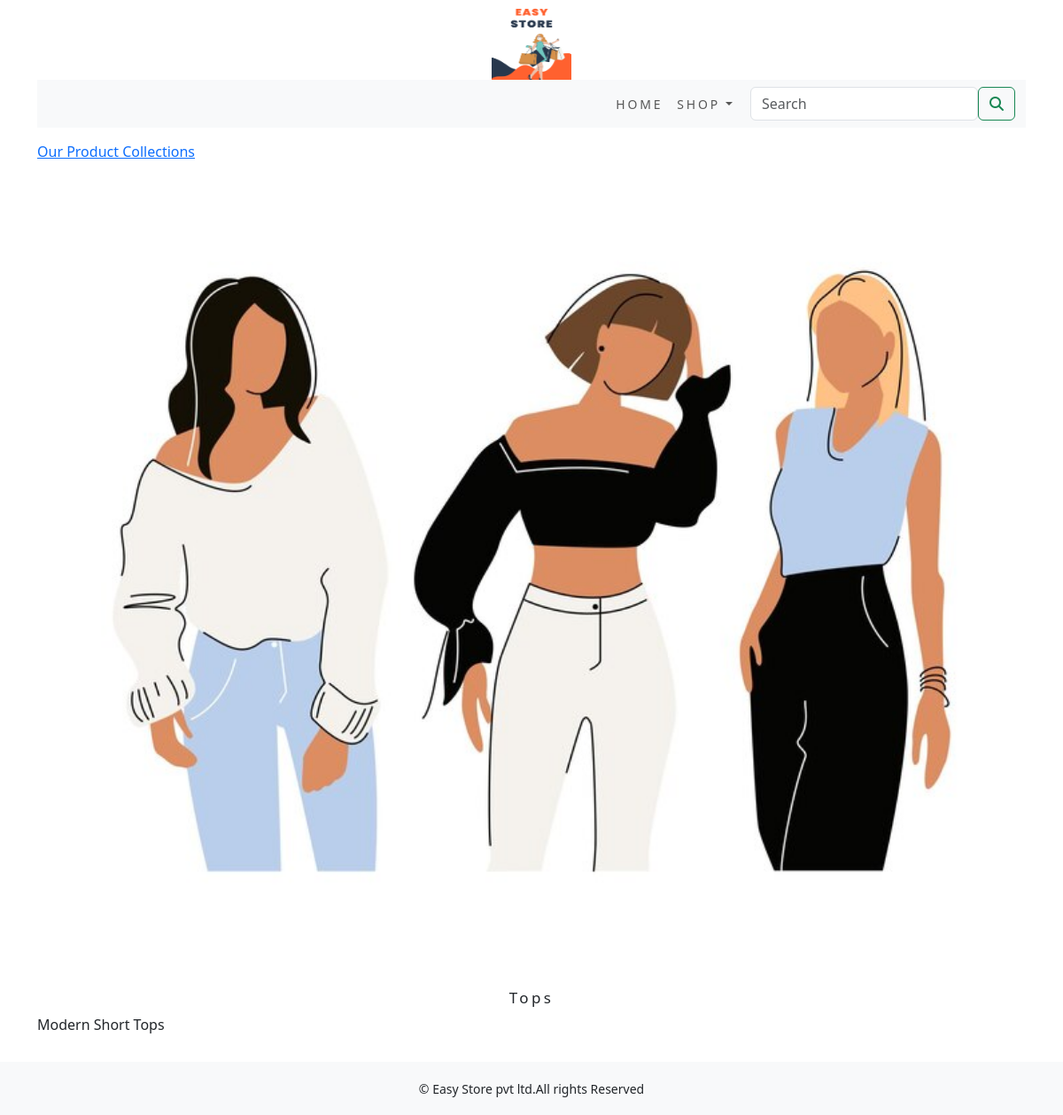
Screenshot of /shop/tops/ with the database file from the repository.
### shop/models.py (models this page shows, shortened)
class Category(models.Model):
    name = models.CharField(max_length=250, unique=True)
    slug = models.SlugField(max_length=250, unique=True)
    description = models.TextField(blank=True)
    image = models.ImageField(upload_to='category', blank=True)
    class Meta:
        ordering = ('name',)
        verbose_name = 'category'
        verbose_name_plural = 'categories'
    def get_url(self):
        return reverse('shop:products_by_category', args=[self.slug])

### shop/views.py (the view, shortened to what this page needs)
# urls.py: path('', views.allProdCat, name='allProdCat'),
def allProdCat(request, c_slug=None):
    c_page = None
    products_list = None
    products = None
    if c_slug is not None:
        c_page = get_object_or_404(Category, slug=c_slug)
        products_list = Product.objects.all().filter(category=c_page, available=True)
    return render(request, "category.html", {'category': c_page, 'products': products})

### cart/context_processors.py (called while the page is built)
def counter(request):
    item_count = 0
    if 'admin' in request.path:
        return {}
    else:
        try:
            cart = Cart.objects.filter(cart_id=_cart_id(request))
            cart_items = CartItem.objects.all().filter(cart=cart[:1])
            for cart_item in cart_items:
                item_count += cart_item.quantity
        except Cart.DoesNotExist:
            item_count = 0
    return dict(item_count=item_count)

### cart/views.py (called while the page is built)
def _cart_id(request):
    cart = request.session.session_key
    if not cart:
        cart = request.session.create()
    return cart

### shop/context_processors.py (called while the page is built)
def menu_links(request):
    links = Category.objects.all()
    return dict(links=links)

### templates/category.html (shortened to what this page needs)
{% extends 'base.html' %}
{% load static %}
{% block content %}
   {% if category %}
       <div>
           <div class="row my_row_class">
               <div class="mx-auto">
                 <p><a href="{% url 'shop:allProdCat' %}">Our Product Collections</a></p>
               </div>
           </div>
       </div>
   {% endif %}
<div class="mx_auto">
    {% if category %}
    <img class="my_image" src="{{category.image.url}}" alt="{{category.name}}">
</div>
    <br>
<div>
    <h1 class="text-center my_title">{{category.name}}</h1>
    <p class="text-justify">{{category.description}}</p>
</div>
    {% endif %}
<div class="container">
    <br>
</div>
{% endblock %}

### static/css/custom.css (style rules this page uses)
body { font-family: 'Roboto', sans-serif; }
.my_row_class { padding-top: 15px; }
.my_image { width:100%; height:auto; }
.my_title { font-size: 17px; text_transform: uppercase; letter-spacing: .2em; }
.container { margin-bottom: 50px; }

### rows the page displays
Category: image (picture), name "Tops", description "Modern Short Tops"
